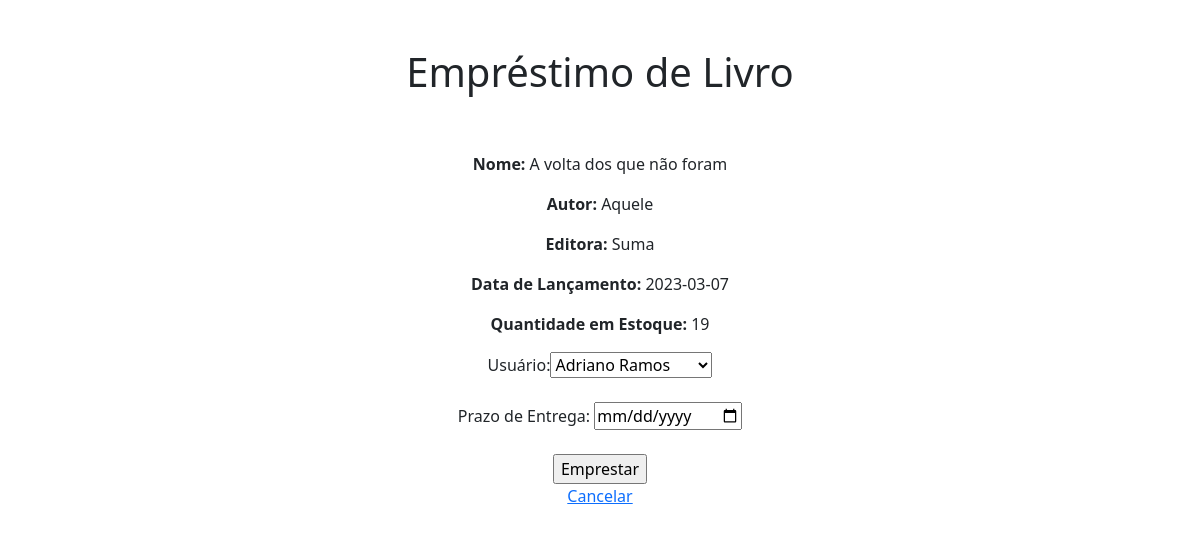
/ProjetoWDA/emprestar.php?id=8 (signed in), run on an earlier commit of the app's database.
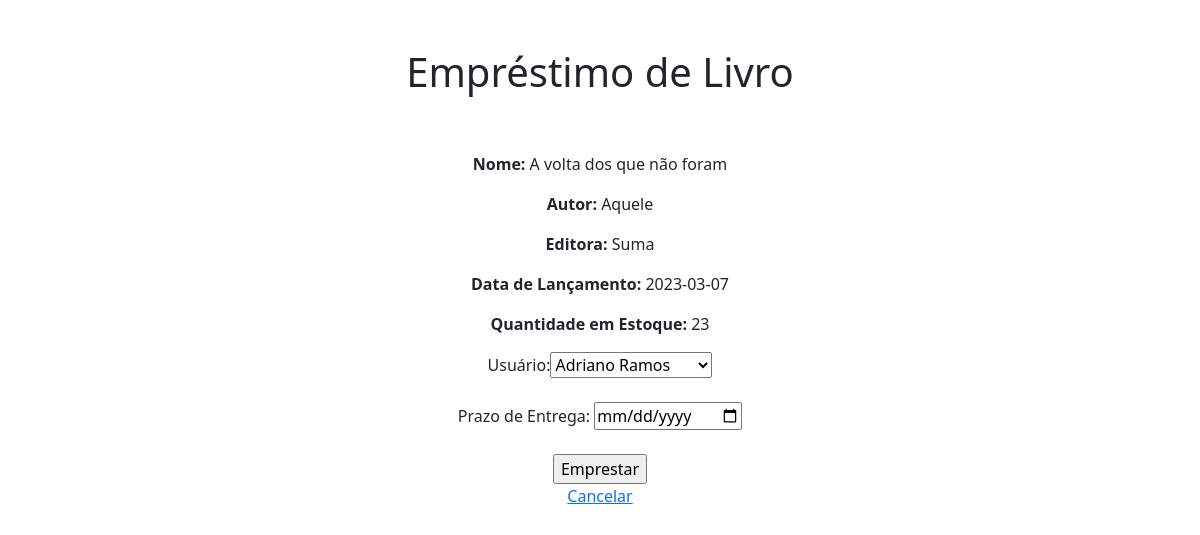
And on a later commit of the database.
### tables this page shows
CREATE TABLE `livros` (
  `id` int(11) NOT NULL,
  `nome` text DEFAULT NULL,
  `autor` text DEFAULT NULL,
  `editora` text DEFAULT NULL,
  `data_lancamento` date DEFAULT NULL,
  `estoque` int(11) DEFAULT NULL
);

### ProjetoWDA/emprestar.php (the view, shortened to what this page needs)
<!DOCTYPE html>
<html>
<head>
	<link rel="stylesheet" href="css/bootstrap.min.css">
</head>
<body>
	<br><br><center><h1>Empréstimo de Livro</h1></center><br><br>
	<?php
		if (isset($_GET['id']) && !empty($_GET['id'])) {
			$id = $_GET['id'];
			$servername = "localhost";
			$username = "root";
			$password = "";
			$dbname = "wda";
			$conn = new mysqli($servername, $username, $password, $dbname);
			$sql = "SELECT * FROM livros WHERE id = " . $id;
			$result = $conn->query($sql);
			if ($result->num_rows > 0) {
				$row = $result->fetch_assoc();
				echo "<center><p><strong>Nome:</strong> " . $row["nome"] . "</p>";
				echo "<p><strong>Autor:</strong> " . $row["autor"] . "</p>";
				echo "<p><strong>Editora:</strong> " . $row["editora"] . "</p>";
				echo "<p><strong>Data de Lançamento:</strong> " . $row["data_lancamento"] . "</p>";
				echo "<p><strong>Quantidade em Estoque:</strong> " . $row["estoque"] . "</p>";
				echo '<center><form method="POST" action="salvar_emprestimo.php">';
				echo '<label for="usuario_id">Usuário:</label>';
				echo '<select name="usuario_id" id="usuario_id">';
				$sql = "SELECT * FROM usuarios";
				$result = $conn->query($sql);
				if ($result->num_rows > 0) {
					while($row = $result->fetch_assoc()) {
						echo '<option value="' . $row["id"] . '">' . $row["nome"] . '</option>';
					}
				}
				echo '</select><br>';
				echo '<br>';
				echo '<label for="prazo_entrega">Prazo de Entrega:</label>'; ?>
				 <input type="date" name="prazo_entrega" id="prazo_entrega"><br>
				 <br>
				 <?php
				echo '<input type="submit" value="Emprestar"><br><a href="livros.php">Cancelar</a>';
				echo '</form></center>';
			} else {
				echo "<p>Livro não encontrado.</p>";
			}
		} else {
			echo "<p>ID inválido.</p>";
		}
	?>
</body>
</html>

What changed in the data, as far as the page shows it:
changed livros "A volta dos que não foram": estoque "19" → "23"
